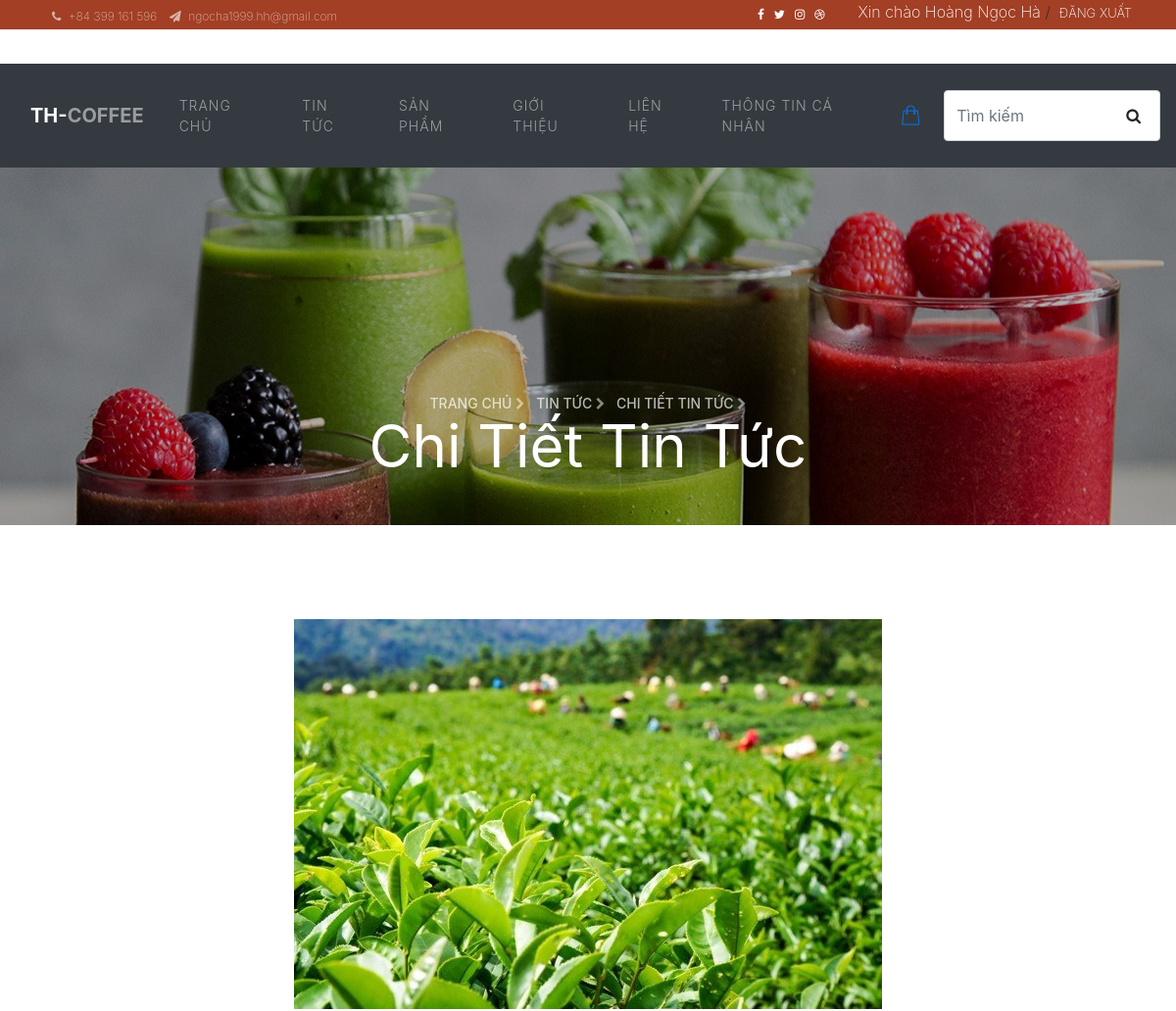
Before: /index.php?controller=blogcontroller&action=blogdetail (signed in, upper part) with the older database file.
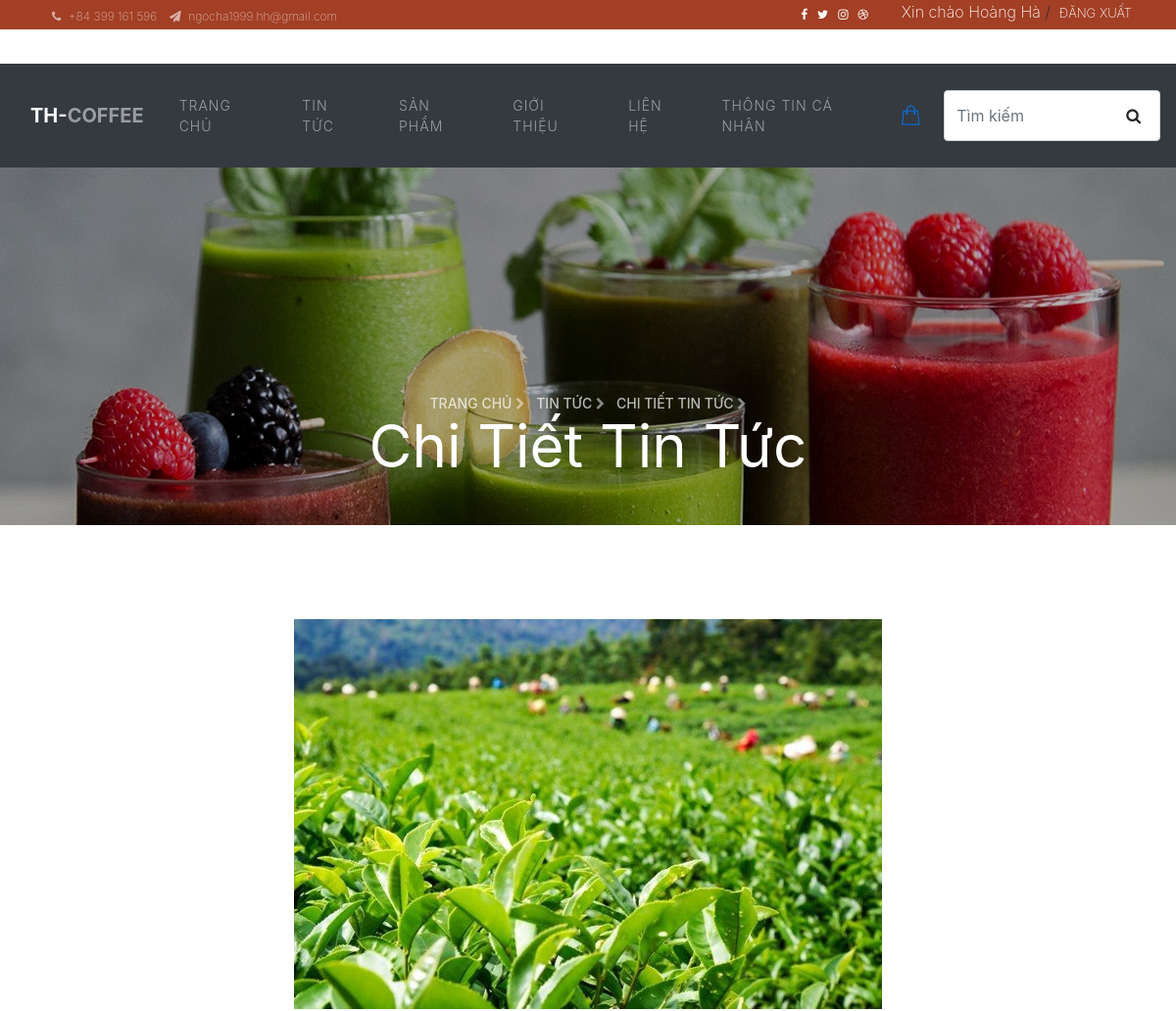
After: the same page with the newer database file.
### tables this page shows
CREATE TABLE IF NOT EXISTS `nguoidung` (
  `id_ngd` varchar(15) NOT NULL,
  `tennguoidung` varchar(50) NOT NULL,
  `gioitinh` tinyint(1) NOT NULL,
  `email` varchar(50) NOT NULL,
  `password` varchar(100) NOT NULL,
  `sdt` char(11) NOT NULL,
  `diachi` varchar(100) NOT NULL,
  `hoatdong` tinyint(1) NOT NULL DEFAULT '1',
  `admin` tinyint(1) NOT NULL DEFAULT '0',
  `maxacthuc` varchar(15) NOT NULL DEFAULT '0',
  PRIMARY KEY (`id_ngd`)
);

### model/Db.php (called while the page is built, shortened)
<?php
class Db {
    protected static $pdo;
    function __construct()
    {
        self::$pdo= new PDO('mysql:host='. HOST .';dbname='.DB , USER  , PW );
        self::$pdo->query('set names utf8' );
    }
    protected function selectQuery($sql, $arr=[])
    {
        $stm = self::$pdo->prepare($sql);
        $stm->execute($arr);
        return $stm->fetchAll(PDO::FETCH_ASSOC);
    }
}
?>

### model/nguoidungmodel.php (called while the page is built, shortened)
<?php
class nguoidungmodel extends Db
{
    function nguoidungcoma($id_ngd)
    {
      $sql = "SELECT * FROM nguoidung WHERE id_ngd = '$id_ngd'";
      return $this->selectQuery($sql);
    }
}
?>

### view/layouts/menupage.php (the view, shortened to what this page needs)
<?php
$ngd=new nguoidungmodel();
?>
<div class="wrap">
			<div class="container">
				<div class="row">
					<div class="col-md-6 d-flex align-items-center">
						<p class="mb-0 phone pl-md-2">
						<a href="#" class="mr-2"><span class="fa fa-phone mr-1"></span> +84 399 161 596</a>
						<a href="#" ><span class="fa fa-paper-plane mr-1"></span> ngocha1999.hh@gmail.com</a>
						</p>
					</div>
					<div class="col-md-6 d-flex justify-content-md-end">
						<div class="social-media mr-4">
			    		<p class="mb-0 d-flex">
			    			<a href="#" class="d-flex align-items-center justify-content-center"><span class="fa fa-facebook"><i class="sr-only">Facebook</i></span></a>
			    			<a href="#" class="d-flex align-items-center justify-content-center"><span class="fa fa-twitter"><i class="sr-only">Twitter</i></span></a>
			    			<a href="#" class="d-flex align-items-center justify-content-center"><span class="fa fa-instagram"><i class="sr-only">Instagram</i></span></a>
			    			<a href="#" class="d-flex align-items-center justify-content-center"><span class="fa fa-dribbble"><i class="sr-only">Dribbble</i></span></a>
			    		</p>
		        </div>
		        <div class="reg">
				<?php
                    if (!isset($_SESSION["idnguoidung"])){
				?>
		        	<p class="mb-0">
						<a href="index.php?controller=registercontroller&action=register" class="mr-2">Đăng Ký</a>&nbsp;/&nbsp;
						<a href="index.php?controller=logincontroller&action=login">Đăng Nhập</a>
					</p>
				<?php
					}else{
				?>
					<p class="mb-0">
					<font color="white"><span>Xin chào </span><?php $ttngd = $ngd->nguoidungcoma($_SESSION["idnguoidung"]); echo $ttngd[0]['tennguoidung'] ?></a></font>&nbsp;/&nbsp;
					<a href="index.php?controller=logincontroller&action=logout"><font color="white">Đăng xuất </font></a>
					</p>
				<?php
					}
				?>
		        </div>
					</div>
				</div>
			</div>
		</div>
<nav class="navbar navbar-expand-lg navbar-dark ftco_navbar bg-dark ftco-navbar-light" id="ftco-navbar">
	    <div class="container">
	      <a class="navbar-brand" href="index.php">TH-<span>Coffee</span></a>
	      <div class="order-lg-last btn-group">
          <a href="index.php?controller=cartcontroller&action=cart" class="btn-cart dropdown-toggle dropdown-toggle-split">
          	<span class="flaticon-shopping-bag"></span>
          </a>
        </div>
	      <div class="collapse navbar-collapse" id="ftco-nav">
	        <ul class="navbar-nav ml-auto">
	          <li class="nav-item"><a href="index.php" class="nav-link">Trang Chủ</a></li>
			  <li class="nav-item"><a href="index.php?controller=blogcontroller&action=blog" class="nav-link">Tin Tức</a></li>
			  <li class="nav-item"><a href="index.php?controller=sanphamcontroller&action=product" class="nav-link">Sản Phẩm</a></li>
	          <li class="nav-item"><a href="index.php?controller=aboutcontroller&action=about" class="nav-link">Giới Thiệu</a></li>
	          <li class="nav-item"><a href="index.php?controller=contactcontroller&action=contact" class="nav-link">Liên Hệ</a></li>
			  <?php  if(isset($_SESSION["idnguoidung"])) { ?>
				<li class="nav-item"><a href="index.php?controller=infocontroller&action=information" class="nav-link">Thông Tin Cá Nhân</a></li>
				<?php } ?>
	        </ul>
	      </div>
	    </div>
		<div class="order-lg-last btn-group">
       	  	<form action="index.php" class="search-form" method="get">
                <input type="text" class="form-control" placeholder="Tìm kiếm" name='kw'>
                <span class="fa fa-search" ></span>
              </form>
       	</div>
	  </nav>

### index.php (shortened to what this page needs)
<?php
$c = isset($_GET['controller'])?$_GET['controller']:'trangchu';
                if ($c=='blogcontroller')
                {
                    include './controller/blogcontroller.php';
                }
?>

### controller/blogcontroller.php (shortened to what this page needs)
<?php
$action=isset($_GET['action'])?$_GET['action']:'index';
if($action=='blogdetail')
{
    include './view/blog-single.php';
}
?>

### view/blog-single.php (shortened to what this page needs)
<!DOCTYPE html>
<html lang="en">
  <head>
    <?php include "view/layouts/headerpage.php" ?>
  </head>
  <body>
    <?php include "view/layouts/menupage.php" ?>
    <section class="hero-wrap hero-wrap-2" style="background-image: url('view/images/slider-02.jpg');" data-stellar-background-ratio="0.5">
      <div class="overlay"></div>
      <div class="container">
        <div class="row no-gutters slider-text align-items-end justify-content-center">
          <div class="col-md-9 ftco-animate mb-5 text-center">
          <p class="breadcrumbs mb-0"><span class="mr-2"><a href="index.php">Trang chủ <i class="fa fa-chevron-right"></i></a></span> <span class="mr-2"><a href="index.php?controller=blogcontroller&action=blog">Tin Tức <i class="fa fa-chevron-right"></i></a></span> <span>Chi Tiết Tin Tức <i class="fa fa-chevron-right"></i></span></p>
            <h2 class="mb-0 bread">Chi Tiết Tin Tức</h2>
          </div>
        </div>
      </div>
    </section>
    <section class="ftco-section ftco-degree-bg">
      <div class="container">
        <div class="row">
          <div class="col-lg-12 ftco-animate">
          	<p style="text-align: center">
              <img src="view/images/image_tra.jpg" alt="" class="img-fluid">
            </p>
          </div>
        </div>
      </div>
    </section>
   <?php include "view/layouts/loaderpage.php" ?>
  </body>
</html>

### view/layouts/headerpage.php (shortened to what this page needs)
<link rel="stylesheet" href="https://stackpath.bootstrapcdn.com/font-awesome/4.7.0/css/font-awesome.min.css">
<link rel="stylesheet" href="view/css/animate.css">
<link rel="stylesheet" href="view/css/owl.carousel.min.css">
<link rel="stylesheet" href="view/css/owl.theme.default.min.css">
<link rel="stylesheet" href="view/css/magnific-popup.css">
<link rel="stylesheet" href="https://cdnjs.cloudflare.com/ajax/libs/bootstrap-select/1.13.1/css/bootstrap-select.min.css">
<link rel="stylesheet" href="view/css/flaticon.css">
<link rel="stylesheet" href="view/css/style.css">

### view/layouts/loaderpage.php (shortened to what this page needs)
<link rel="stylesheet" href="https://maxcdn.bootstrapcdn.com/bootstrap/4.0.0/css/bootstrap.min.css">

Changed rows visible on the page:
changed nguoidung: tennguoidung "Hoàng Ngọc Hà" → "Hoàng Hà"
